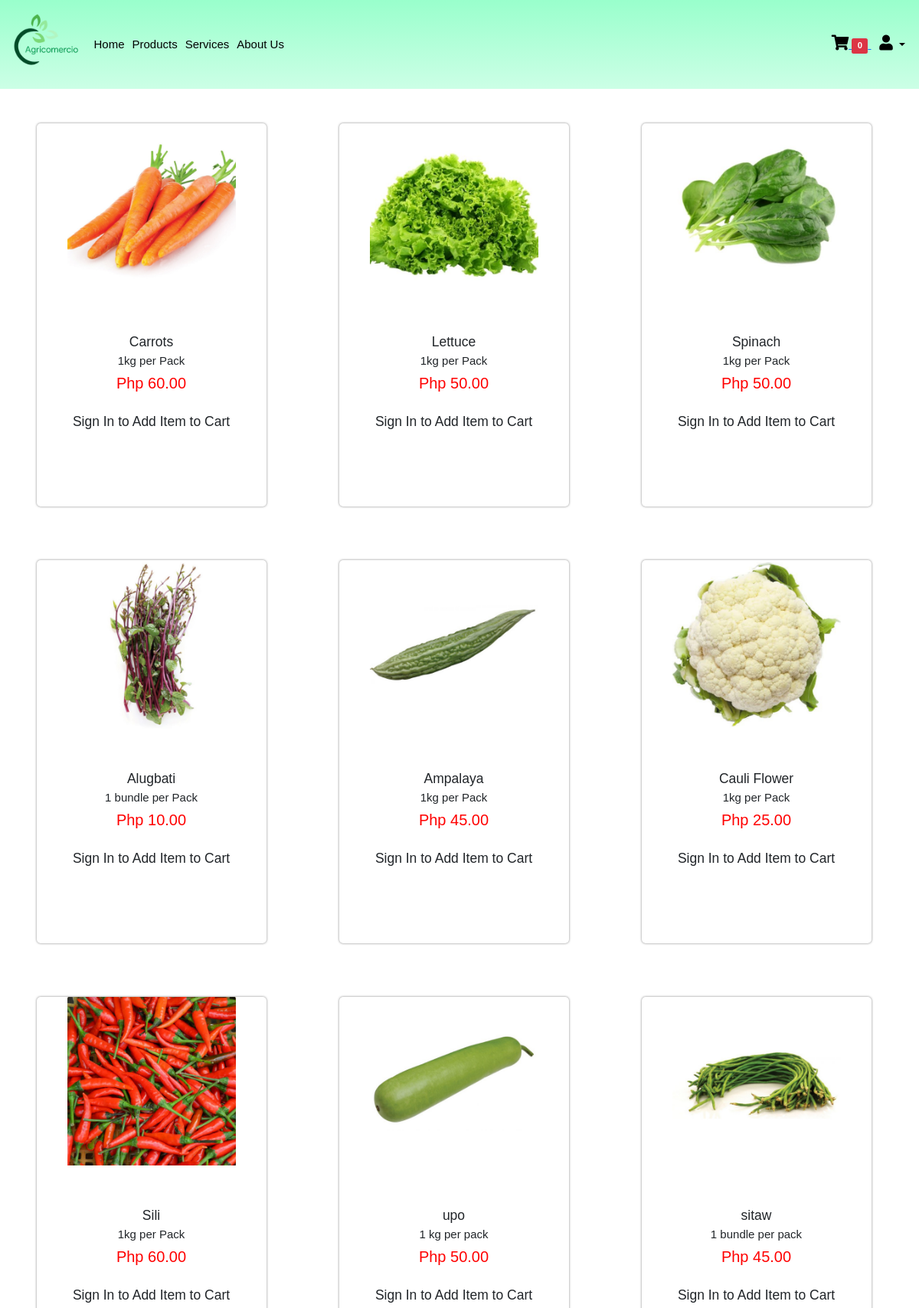
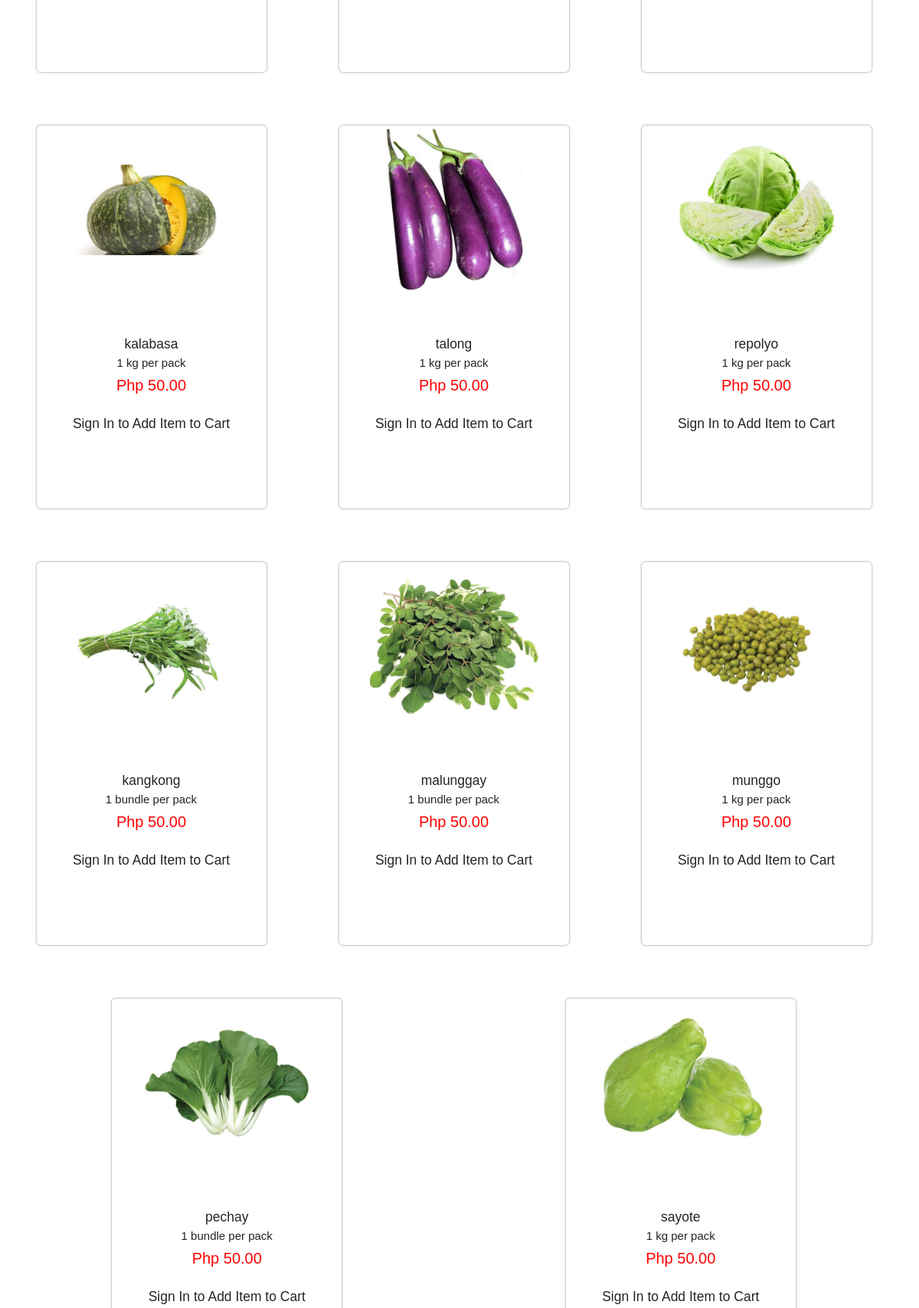
The page /itemlist.php?category=2&catname=vegetable (upper part) on the database its author committed (2 pictures, top to bottom).
### tables this page shows
CREATE TABLE `items` (
  `item_id` int(11) NOT NULL,
  `item_name` varchar(128) NOT NULL,
  `cat_id` int(11) NOT NULL,
  `item_desc` varchar(255) NOT NULL,
  `item_status` varchar(20) NOT NULL COMMENT 'A for Available, NA for unavailable',
  `item_price` int(11) NOT NULL,
  `user_id` varchar(64) NOT NULL COMMENT 'this is for Sellers user_ref_number',
  `item_img` varchar(128) NOT NULL
);

### includes/function.inc.php (called while the page is built, shortened)
<?php
function getItemListPerCat($conn,$cat_id){
    $sql = "SELECT i.item_id
                 , i.item_name
                 , i.item_desc
                 , i.cat_id
                 , i.item_price
                 , i.item_img
                 ,ct.cat_desc
             FROM items i
             JOIN category ct
               ON i.cat_id = ct.cat_id
            WHERE i.cat_id = ?
              AND i.item_status = 'A';";
    $stmt = mysqli_stmt_init($conn);
    if (!mysqli_stmt_prepare($stmt, $sql)){
        header("location: product.php?error=stmtfailed");
        exit();
    }
    mysqli_stmt_bind_param($stmt, "s" ,$cat_id);
    mysqli_stmt_execute($stmt);
    $resultData = mysqli_stmt_get_result($stmt);
    $arr = array();
    while($row = mysqli_fetch_assoc($resultData)){
            array_push($arr,$row);
    }
    return $arr;
}

### itemlist.php (the view, shortened to what this page needs)
<?php
include_once "includes/db_conn.php";
include_once "includes/function.inc.php";
$status_logged_in = null;
?>
<!DOCTYPE html>
<html lang="en">
<head>
    <link rel="stylesheet" href="css/bootstrap.css">
    <link rel="stylesheet" href="css/style.css">
    <link rel="stylesheet" href="css/fontawesome.css">
    <link rel="stylesheet" href="https://cdnjs.cloudflare.com/ajax/libs/font-awesome/5.15.2/css/all.min.css">
</head>
<body>
<header id="header">
    <nav class="navbar navbar-expand-lg ">
    <div class="container-fluid">
        <a class="navbar-brand" href="index.php">
        <div class="right">
                <img clas ="logo" src="img/logo2.png" alt="" width="100px" height="100px">
                <br>
            </div>
        </a>
        <div class="collapse navbar-collapse" id="navbarSupportedContent">
        <ul class="navbar-nav me-auto mb-2 mb-lg-0">
            <li class="nav-item">
            <a class="nav-link active" aria-current="page" href="index.php">Home</a>
            </li>
            <li class="nav-item">
            <a class="nav-link" href="product.php">Products</a>
            </li>
            <li class="nav-item">
            <a class="nav-link" href="services.php">Services</a>
            </li>
            <li class="nav-item">
            <a class="nav-link" href="About.php">About Us</a>
            </li>
        </ul>
        <div class="dropdown">
            <a href="cart.php"><div class="fas fa-shopping-cart"></div>
                <?php
                            $sql_cart_count = "SELECT COUNT(*) cartcount FROM `cart` WHERE status = 'P' AND user_id = ?;";
                            $stmt=mysqli_stmt_init($conn);
                        if (!mysqli_stmt_prepare($stmt, $sql_cart_count)){
                            header("location: index.php?error=stmtfailed");
                            exit();
                        }
                            mysqli_stmt_bind_param($stmt, "s" ,$_SESSION['userid']);
                            mysqli_stmt_execute($stmt);
                            $resultData = mysqli_stmt_get_result($stmt);
                            if($row = mysqli_fetch_assoc($resultData)){ ?>
                                <span class="badge bg-danger"><?php echo $row['cartcount']; ?></span>
                            <?php }
                            ?>
                </a>
                <button class="dropdown-toggle" type="button" id="dropdownMenu2" data-bs-toggle="dropdown" aria-expanded="false">
                <div class="fas fa-user"></div>
                </button>
            </div>
        </div>
        </div>
    </nav>
</header>
     <?php
        if(isset($_GET['category'])){ ?>
				    <div class="row">
                    <?php
                            $cat_id = htmlentities($_GET['category']);
                            $items = getItemListPerCat($conn,$cat_id);
         ?>
<section id="product">
    <div class="product-container">
        <?php
         foreach($items as $key => $val ){
        ?>
        <div class="product-slider">
            <div class="product-card item">
                <div class="image">
                <img src="img/<?php echo $val['item_img'] ?>" alt="" class="card-img-top">
                </div>
                    <div class="content">
                        <h3><?php echo $val['item_name'] ?></h3>
                        <h4><?php echo $val['item_desc'] ?></h4>
                        <div class="price"><p >Php <?php echo number_format($val['item_price'],2)  ?></p>
                        </div>
                        <?php
                if(isset($status_logged_in)){
                          switch($status_logged_in['usertype']){
                              case 'Customer':
                          ?>
                            <form action="includes/processorder.php" method= "GET">
                            <input hidden type="text" name="item_id"  value = "<?php echo $val['item_id']; ?>">
                            <label for="Quantity">Quantity</label>
                            <input  type="number" value = "1" min="1" name="item_qty">
                            <button type="submit" class = "btn-addcart">
                            <i class="fas fa-cart-arrow-down"></i>
                            </button>
                            </form>
                 <?php        break;
                              case 'Admin':
                               header("location: admin/admin.php");
                                break;
                              case 'Seller':
                               header("location: seller/index.php");
                               break;
                          }
                }
                else{ ?>
                <br>
                    <h3>Sign In to Add Item to Cart</h3>
                <?php }
                ?>
                    </div>
            </div>
        </div>
                    <?php
                        }
                    }
                        ?>
    </div>
</section>
</body>
</html>

### css/style.css (style rules this page uses)
* { margin: 0; box-sizing: border-box; transition: all .1s linear; font-family: 'Exo 2', sans-serif ; }
html { font-size: 62.5%; scroll-behavior: smooth; }
body { overflow-x: hidden; }
#header { font-size: 1.5rem; font-weight: lighter; background-image:linear-gradient(#99ffcc,#ccffe6) ; }
.fa-user { font-size: 2rem; cursor: pointer; color: #000000; }
.fa-shopping-cart { font-size: 2rem; cursor: pointer; color: #000000; }
nav li a { color:black; }
.dropdown #dropdownMenu2 { background: none; border: none; outline: none; color: black; width: 5.5rem; text-decoration: none; }
#product { display: flex; align-items: center; flex-flow: column; width: 100vw; }
.product-container { width:100% ; margin: 1rem; display: flex; align-items: center; flex-wrap: wrap; justify-content: space-around; }
.product-card { height: 50rem; width: 30rem; margin: 3.5rem auto; box-shadow: 0 0 .3rem rgba(0, 0, 0,.5); border-radius: 0.5rem; position: relative; }
#product .image { height: 50%; width: 100%; }
#product .image img { height: 220px; width: 220px; object-fit: cover; }
#product .content { padding: 2.5rem; height: 30%; width: 100%; text-align: center; }
#product .price { font-size: 2rem; color: red; }
.image { margin-top: 1rem; height: 30%; width: 100%; justify-content: center; text-align-last: center; }

### rows shown on the page
items: item_img (picture), item_name "Carrots", item_desc "1kg per Pack", item_price "60.00"
items: item_img (picture), item_name "Lettuce", item_desc "1kg per Pack", item_price "50.00"
items: item_img (picture), item_name "Spinach", item_desc "1kg per Pack", item_price "50.00"
items: item_img (picture), item_name "Alugbati", item_desc "1 bundle per Pack", item_price "10.00"
items: item_img (picture), item_name "Ampalaya", item_desc "1kg per Pack", item_price "45.00"
items: item_img (picture), item_name "Cauli Flower", item_desc "1kg per Pack", item_price "25.00"
items: item_img (picture), item_name "Sili", item_desc "1kg per Pack", item_price "60.00"
items: item_img (picture), item_name "upo", item_desc "1 kg per pack", item_price "50.00"
items: item_img (picture), item_name "sitaw", item_desc "1 bundle per pack", item_price "45.00"
items: item_img (picture), item_name "kalabasa", item_desc "1 kg per pack", item_price "50.00"
items: item_img (picture), item_name "talong", item_desc "1 kg per pack", item_price "50.00"
items: item_img (picture), item_name "repolyo", item_desc "1 kg per pack", item_price "50.00"
items: item_img (picture), item_name "kangkong", item_desc "1 bundle per pack", item_price "50.00"
items: item_img (picture), item_name "malunggay", item_desc "1 bundle per pack", item_price "50.00"
items: item_img (picture), item_name "munggo", item_desc "1 kg per pack", item_price "50.00"
items: item_img (picture), item_name "pechay", item_desc "1 bundle per pack", item_price "50.00"
items: item_img (picture), item_name "sayote", item_desc "1 kg per pack", item_price "50.00"

### other values the page prints
$row['cartcount'] "0"
